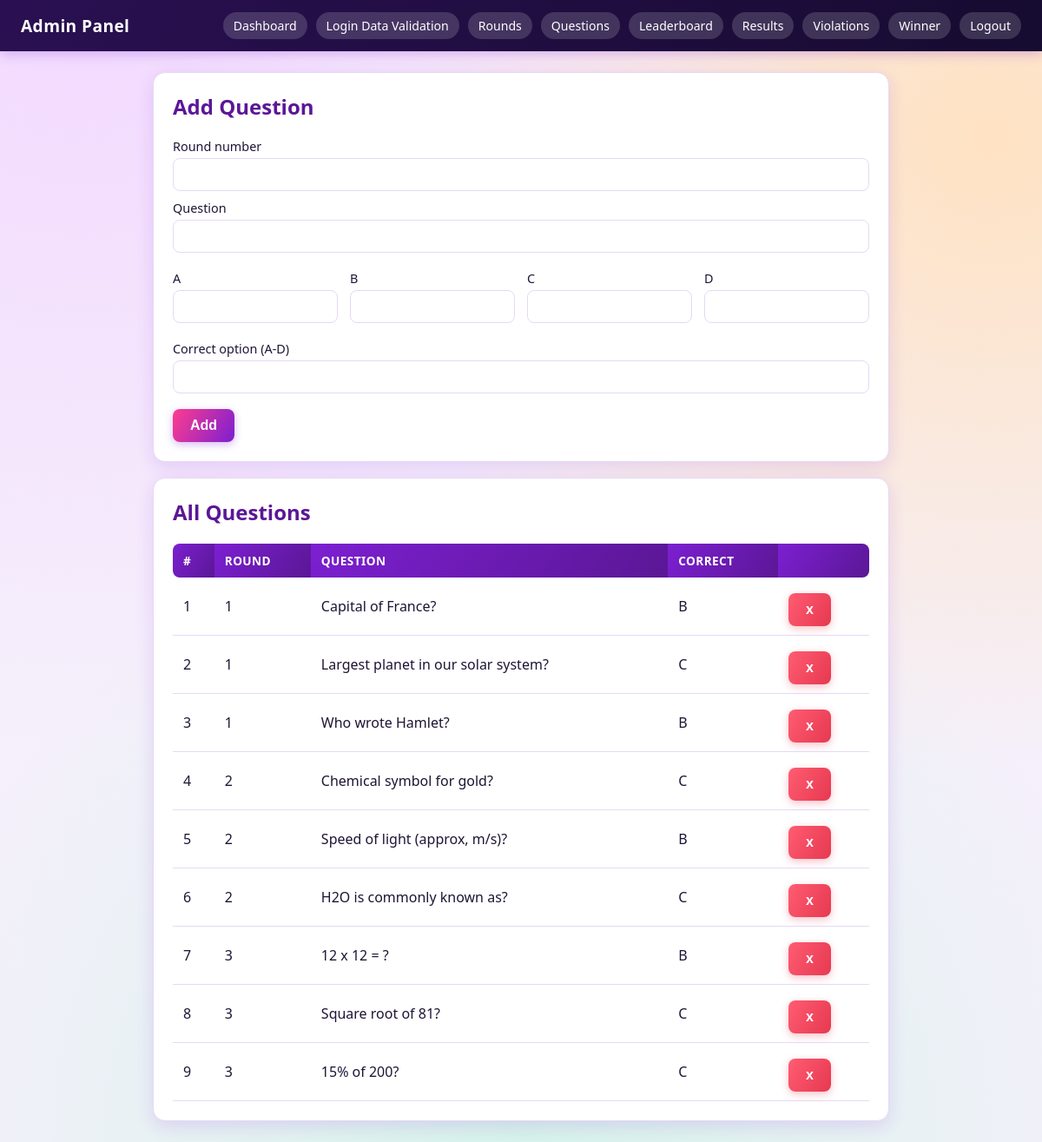
The page /admin/questions (signed in) on the database its author committed.
### tables this page shows
CREATE TABLE questions (
    id INTEGER PRIMARY KEY AUTOINCREMENT,
    round_number INTEGER NOT NULL,
    text TEXT NOT NULL,
    option_a TEXT NOT NULL,
    option_b TEXT NOT NULL,
    option_c TEXT NOT NULL,
    option_d TEXT NOT NULL,
    correct_option TEXT NOT NULL CHECK (correct_option IN ('A','B','C','D'))
);

### routes/admin.py (the view, shortened to what this page needs)
@admin_bp.route("/questions", methods=["GET", "POST"])
@admin_required
def questions():
    db = _db()
    return render_template("admin/questions.html", questions=Question.all(db))

### app.py (called while the page is built)
def get_db():
    if "db" not in g:
        g.db = sqlite3.connect(DB_PATH)
        g.db.row_factory = sqlite3.Row
        g.db.execute("PRAGMA foreign_keys = ON")
    return g.db

def create_app():
    app = Flask(__name__)
    app.secret_key = "change-me-in-production"
    app.config["DB_PATH"] = DB_PATH
    if not os.path.exists(DB_PATH):
        init_db()
    else:
        migrate_db()
    app.teardown_appcontext(close_db)
    app.register_blueprint(auth_bp)
    app.register_blueprint(quiz_bp)
    app.register_blueprint(admin_bp, url_prefix="/admin")
    @app.context_processor
    def inject_globals():
        from models.quiz_status import QuizStatus
        return {"quiz_status": QuizStatus.get(get_db())}
    return app

### models/question.py (called while the page is built)
    @staticmethod
    def all(db):
        return db.execute("SELECT * FROM questions ORDER BY round_number, id").fetchall()

### models/quiz_status.py (called while the page is built)
    @staticmethod
    def get(db):
        return db.execute("SELECT * FROM quiz_status WHERE id=1").fetchone()

### routes/admin.py (called while the page is built)
def _db():
    from app import get_db
    return get_db()

def admin_required(f):
    @wraps(f)
    def wrapper(*a, **kw):
        if not session.get("is_admin"):
            return redirect(url_for("admin.login"))
        return f(*a, **kw)
    return wrapper

### templates/admin/questions.html (shortened to what this page needs)
{% extends "admin/_base.html" %}
{% block content %}
<div class="card">
  <h2>Add Question</h2>
  <form method="post">
    <label>Round number<input type="number" name="round_number" min="1" required></label>
    <label>Question<input name="text" required></label>
    <div class="grid">
      <label>A<input name="option_a" required></label>
      <label>B<input name="option_b" required></label>
      <label>C<input name="option_c" required></label>
      <label>D<input name="option_d" required></label>
    </div>
    <label>Correct option (A-D)<input name="correct_option" maxlength="1" required></label>
    <button type="submit">Add</button>
  </form>
</div>
<div class="card">
  <h2>All Questions</h2>
  <table class="leaderboard">
    <thead><tr><th>#</th><th>Round</th><th>Question</th><th>Correct</th><th></th></tr></thead>
    <tbody>
    {% for q in questions %}
      <tr>
        <td>{{ q.id }}</td><td>{{ q.round_number }}</td>
        <td>{{ q.text }}</td><td>{{ q.correct_option }}</td>
        <td>
          <form method="post" style="display:inline">
            <button class="danger" onclick="return confirm('Delete?')">x</button>
          </form>
        </td>
      </tr>
    {% endfor %}
    </tbody>
  </table>
</div>
{% endblock %}

### templates/admin/_base.html (shortened to what this page needs)
<!doctype html>
<html lang="en"><head>
<link rel="stylesheet" href="{{ url_for('static', filename='css/style.css') }}">
<link rel="stylesheet" href="{{ url_for('static', filename='css/admin.css') }}">
</head><body>
<header class="topbar admin">
  <h1>Admin Panel</h1>
  <nav>
    {% if session.is_admin %}
      <a href="{{ url_for('admin.dashboard') }}">Dashboard</a>
      <a href="{{ url_for('admin.login_validation') }}">Login Data Validation</a>
      <a href="{{ url_for('admin.round_control') }}">Rounds</a>
      <a href="{{ url_for('admin.questions') }}">Questions</a>
      <a href="{{ url_for('admin.leaderboard') }}">Leaderboard</a>
      <a href="{{ url_for('admin.results') }}">Results</a>
      <a href="{{ url_for('admin.violations') }}">Violations</a>
      <a href="{{ url_for('admin.winner') }}">Winner</a>
      <a href="{{ url_for('admin.logout') }}">Logout</a>
    {% endif %}
  </nav>
</header>
<main class="container">
  {% block content %}{% endblock %}
</main>
</body></html>

### static/css/style.css (style rules this page uses)
:root { --color-bg: #f5f0fb; --color-surface: #ffffff; --color-ink: #1f1535; --color-muted: #756a96; --color-primary: #7c1fd1; --color-primary-dark: #5b1796; --color-primary-light: #a347e8; --color-accent: #ff9f1c; --color-accent-dark: #c9621a; --color-pop: #ff3d8e; --color-success: #0fae8a; --color-success-light: #d2f8ec; --color-danger: #e63950; --color-danger-light: #ffe1e6; --color-warning-bg: #fff0c2; --color-border: #e6d9f7; --radius: 14px; --shadow: 0 6px 20px rgba(124, 31, 209, .14); }
* { box-sizing:border-box }
body { margin:0; font-family: system-ui,-apple-system,"Segoe UI",Roboto,sans-serif; background: var(--color-bg); background-image: radial-gradient(circle at 8% 0%, #f3d9ff 0%, transparent 50%), radial-gradient(circle at 95% 12%, #ffe2c2 0%, transparent 45%), radial-gradient(circle at 50% 100%, #d6f3ea 0%, transparent 50%); color: var(--color-ink); min-height: 100vh; }
.topbar { background: linear-gradient(120deg, var(--color-pop), var(--color-primary) 55%, var(--color-primary-dark)); color:#fff; padding:14px 24px; display:flex;justify-content:space-between;align-items:center; box-shadow: 0 2px 14px rgba(124,31,209,.3); }
.topbar.admin { background: linear-gradient(120deg, #2a1052, #160b30); }
.topbar h1 { margin:0;font-size:1.2rem;letter-spacing:.02em }
.topbar nav { display:flex;align-items:center;gap:4px;flex-wrap:wrap }
.topbar nav a { color:#fff;margin-left:6px;text-decoration:none;font-size:.88rem; padding:6px 12px;border-radius:999px; background: rgba(255,255,255,.16); transition: background .15s ease; }
.container { max-width:880px;margin:24px auto;padding:0 16px }
.card { background: var(--color-surface); border:1px solid var(--color-border); border-radius: var(--radius); padding:22px; box-shadow: var(--shadow); margin-bottom:18px; }
.card h2 { margin-top:0;color:var(--color-primary-dark) }
label { display:block;margin:10px 0;font-size:.9rem;color:var(--color-ink) }
input,select { width:100%;padding:9px 11px; border:1.5px solid var(--color-border); border-radius:8px;font-size:1rem;margin-top:4px; background:#fff;color:var(--color-ink); transition: border-color .15s ease; }
button { background: linear-gradient(120deg, var(--color-pop), var(--color-primary)); color:#fff;border:0;padding:10px 20px;border-radius:8px; font-size:1rem;font-weight:600;cursor:pointer;margin-top:8px; box-shadow: 0 3px 10px rgba(124,31,209,.3); transition: transform .1s ease, box-shadow .15s ease; }
button.danger { background: linear-gradient(120deg, #ff5c72, var(--color-danger)); box-shadow:0 3px 10px rgba(230,57,80,.3); }
.leaderboard { width:100%;border-collapse:collapse;margin-top:10px }
.leaderboard th { padding:10px 12px;text-align:left; background: linear-gradient(120deg, var(--color-primary), var(--color-primary-dark)); color:#fff;font-size:.85rem;text-transform:uppercase;letter-spacing:.03em; }
.leaderboard th:first-child { border-radius:8px 0 0 8px }
.leaderboard th:last-child { border-radius:0 8px 8px 0 }
.leaderboard td { padding:10px 12px;border-bottom:1px solid var(--color-border);text-align:left }

### static/css/admin.css (style rules this page uses)
.grid { display:grid;grid-template-columns:repeat(auto-fit,minmax(180px,1fr));gap:14px }

### rows shown on the page
questions: id "1", round_number "1", text "Capital of France?", correct_option "B"
questions: id "2", round_number "1", text "Largest planet in our solar system?", correct_option "C"
questions: id "3", round_number "1", text "Who wrote Hamlet?", correct_option "B"
questions: id "4", round_number "2", text "Chemical symbol for gold?", correct_option "C"
questions: id "5", round_number "2", text "Speed of light (approx, m/s)?", correct_option "B"
questions: id "6", round_number "2", text "H2O is commonly known as?", correct_option "C"
questions: id "7", round_number "3", text "12 x 12 = ?", correct_option "B"
questions: id "8", round_number "3", text "Square root of 81?", correct_option "C"
questions: id "9", round_number "3", text "15% of 200?", correct_option "C"
